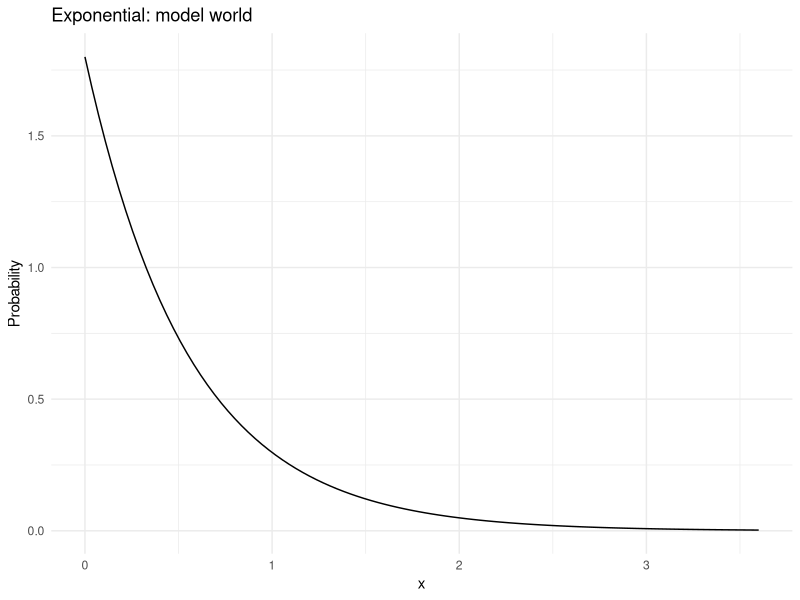
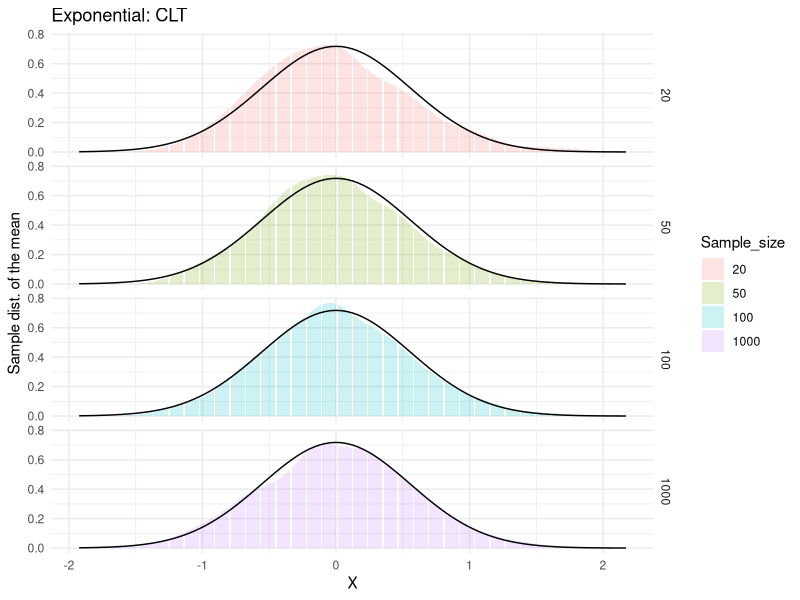

R code for these plots, in order:
## ---- chunk 1
knitr::opts_chunk$set(echo = TRUE)
library(tidyverse)
#library(ggthemes)
## ---- chunk 2
rate = 1.8
true_mu = 1/rate
true_var = 1/rate^2
X <- seq(from = 0, to = 2*rate, length.out = 100)
ggplot(data.frame(x=X, Probability=dexp(X, rate)), aes(x, Probability)) + 
  geom_line() + theme_minimal() + ggtitle("Exponential: model world")
## ---- chunk 3
Xbar <- function(n) sqrt(n) * (mean(rexp(n, rate)) - true_mu)
df <- data.frame(X = c(replicate(2000, Xbar(20)),
                       replicate(2000, Xbar(50)),
                       replicate(2000, Xbar(100)),
                       replicate(2000, Xbar(1000))),
                 Sample_size = factor(c(rep(20, 2000),
                                        rep(50, 2000),
                                        rep(100, 2000),
                                        rep(1000, 2000))))
# Change d____ accordingly
ggplot(df, aes(X, fill = Sample_size)) + 
  geom_bar(alpha = .2, stat = "density", position = "identity") + 
  theme_minimal() + ylab("Sample dist. of the mean") + theme_minimal() +
  stat_function(fun = dnorm, args = list(sd = sqrt(true_var))) +
  facet_grid(Sample_size~.) + ggtitle("Exponential: CLT") 
